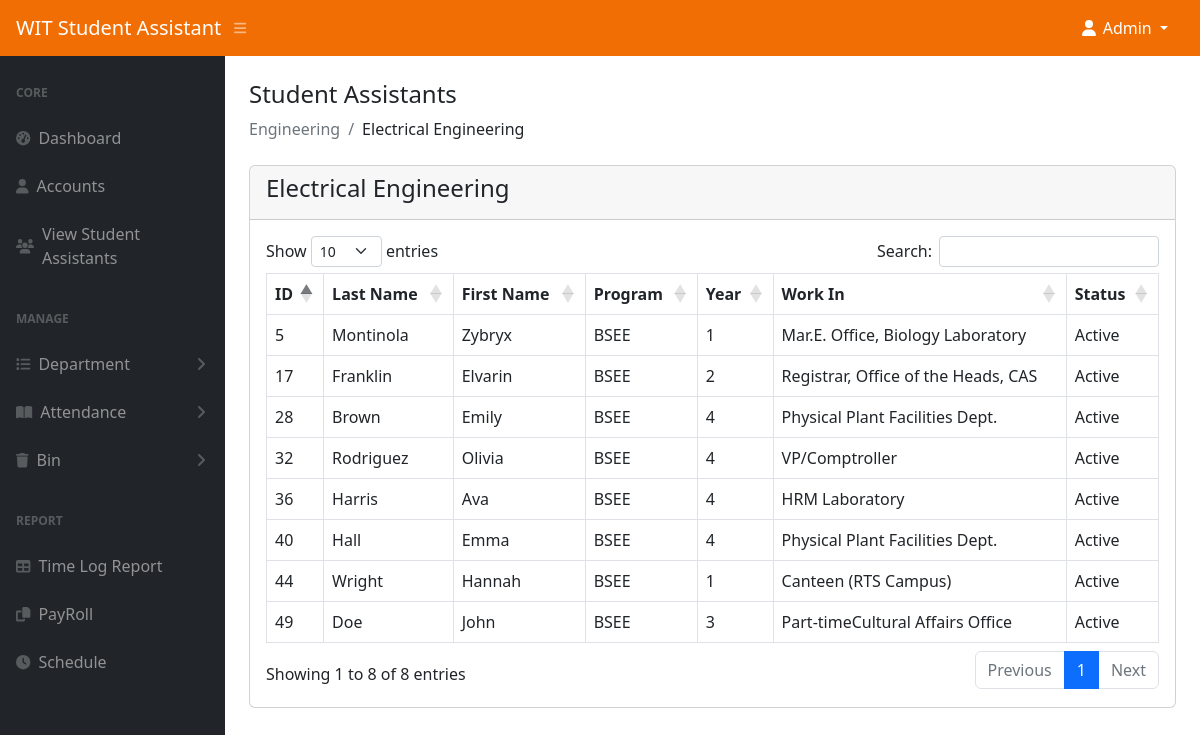
Page /admin/ee.php (signed in) on the committed database.
### tables this page shows
CREATE TABLE `student_assistant` (
  `id` int(11) NOT NULL,
  `last_name` varchar(50) NOT NULL,
  `first_name` varchar(50) NOT NULL,
  `program` varchar(100) NOT NULL,
  `year` int(11) NOT NULL,
  `work` varchar(255) NOT NULL,
  `fingerprint_id` int(11) DEFAULT NULL,
  `image` text DEFAULT NULL,
  `status` tinyint(1) NOT NULL DEFAULT 0 COMMENT '0-visible,1=hidden,2=deleted',
  `age` int(11) NOT NULL,
  `sex` varchar(100) NOT NULL,
  `civil_status` varchar(100) NOT NULL,
  `date_of_birth` varchar(100) NOT NULL,
  `city_address` text NOT NULL,
  `contact_no1` varchar(15) NOT NULL,
  `contact_no2` varchar(15) NOT NULL,
  `contact_no3` varchar(15) NOT NULL,
  `province_address` text NOT NULL,
  `guardian` varchar(100) NOT NULL,
  `honor_award` text NOT NULL,
  `past_scholar` varchar(100) NOT NULL,
  `present_scholar` varchar(999) NOT NULL,
  `work_experience` text NOT NULL,
  `special_talent` text NOT NULL,
  `out_name1` varchar(100) DEFAULT NULL,
  `comp_add1` varchar(255) DEFAULT NULL,
  `cn1` varchar(20) DEFAULT NULL,
  `out_name2` varchar(100) DEFAULT NULL,
  `comp_add2` varchar(255) DEFAULT NULL,
  `cn2` varchar(20) DEFAULT NULL,
  `out_name3` varchar(100) DEFAULT NULL,
  `comp_add3` varchar(255) DEFAULT NULL,
  `cn3` varchar(20) DEFAULT NULL,
  `from_wit1` varchar(100) DEFAULT NULL,
  `comp_add4` varchar(255) DEFAULT NULL,
  `cn4` varchar(20) DEFAULT NULL,
  `from_wit2` varchar(100) DEFAULT NULL,
  `comp_add5` varchar(255) DEFAULT NULL,
  `cn5` varchar(20) DEFAULT NULL,
  `from_wit3` varchar(100) DEFAULT NULL,
  `comp_add6` varchar(255) DEFAULT NULL,
  `cn6` varchar(20) DEFAULT NULL,
  `fathers_name` varchar(100) DEFAULT NULL,
  `fathers_occ` varchar(100) DEFAULT NULL,
  `fathers_income` decimal(10,2) DEFAULT NULL,
  `mothers_name` varchar(100) DEFAULT NULL,
  `mothers_occ` varchar(100) DEFAULT NULL,
  `mothers_income` decimal(10,2) DEFAULT NULL,
  `siblings` text DEFAULT NULL
);

### admin/ee.php (the view, shortened to what this page needs)
<?php
include('authentication.php');
include('includes/header.php');
?>
<div class="container-fluid px-4">
    <h4 class="mt-4">Student Assistants</h4>
    <ol class="breadcrumb mb-4">
        <li class="breadcrumb-item active">Engineering</li>
        <li class="breadcrumb-item">Electrical Engineering</li>
    </ol>
    <div class="row">
        <div class="col-md-12">
            <div class="card">
                <div class="card-header">
                    <h4>Electrical Engineering</h4>
                </div>
                <div class="card-body">
                    <table id="myTable" class="table table-bordered">
                        <thead>
                            <tr>
                                <th>ID</th>
                                <th>Last Name</th>
                                <th>First Name</th>
                                <th>Program</th>
                                <th>Year</th>
                                <th>Work In</th>
                                <th>Status</th>
                            </tr>
                        </thead>
                        <tbody>
                            <?php
                            $query = "SELECT * FROM student_assistant WHERE program = 'BSEE'";
                            $query_run = mysqli_query($con, $query);
                            if (mysqli_num_rows($query_run) > 0) {
                                foreach ($query_run as $row) {
                            ?>
                                    <tr>
                                        <td><?= $row['id']; ?></td>
                                        <td><?= $row['last_name']; ?></td>
                                        <td><?= $row['first_name']; ?></td>
                                        <td><?= $row['program']; ?></td>
                                        <td><?= $row['year']; ?></td>
                                        <td><?= $row['work']; ?></td>
                                        <td>Active</td>
                                    <?php
                                }
                            } else {
                                    ?>
                                    <tr>
                                        <td colspan="6">No Record Found</td>
                                    </tr>
                                <?php
                            }
                                ?>
                        </tbody>
                    </table>
                </div>
            </div>
        </div>
    </div>
</div>
<?php
include('includes/scripts.php');
?>

### rows in the picture
student_assistant: id "5", last_name "Montinola", first_name "Zybryx", program "BSEE", year "1", work "Mar.E. Office, Biology Laboratory"
student_assistant: id "17", last_name "Franklin", first_name "Elvarin", program "BSEE", year "2", work "Registrar, Office of the Heads, CAS"
student_assistant: id "28", last_name "Brown", first_name "Emily", program "BSEE", year "4", work "Physical Plant Facilities Dept."
student_assistant: id "32", last_name "Rodriguez", first_name "Olivia", program "BSEE", year "4", work "VP/Comptroller"
student_assistant: id "36", last_name "Harris", first_name "Ava", program "BSEE", year "4", work "HRM Laboratory"
student_assistant: id "40", last_name "Hall", first_name "Emma", program "BSEE", year "4", work "Physical Plant Facilities Dept."
student_assistant: id "44", last_name "Wright", first_name "Hannah", program "BSEE", year "1", work "Canteen (RTS Campus)"
student_assistant: id "49", last_name "Doe", first_name "John", program "BSEE", year "3", work "Part-timeCultural Affairs Office"
